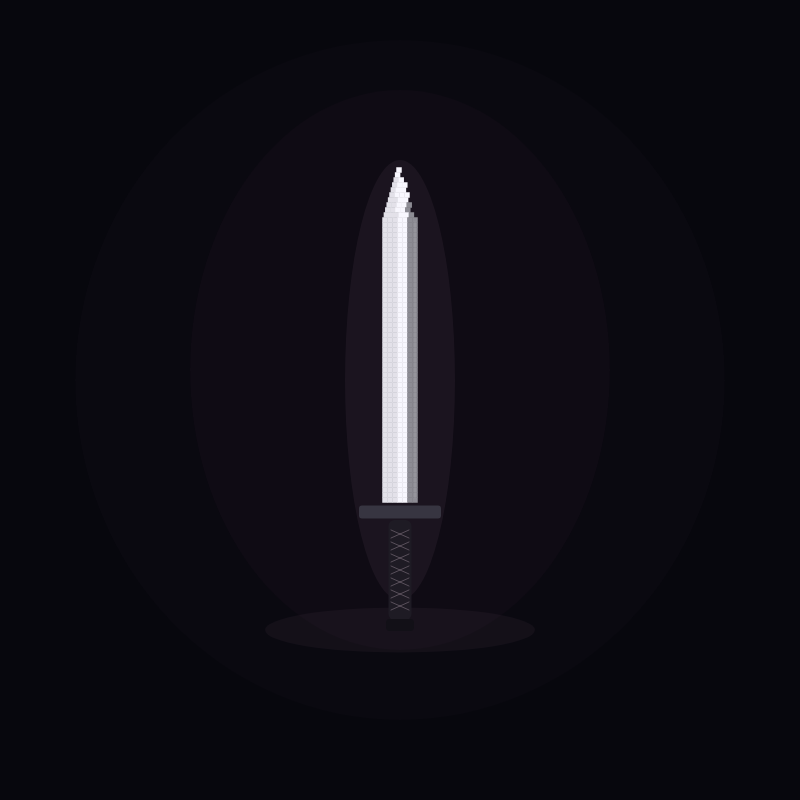
Frame 1 (no input)
Frame 60 (no input): identical to frame 1, image omitted
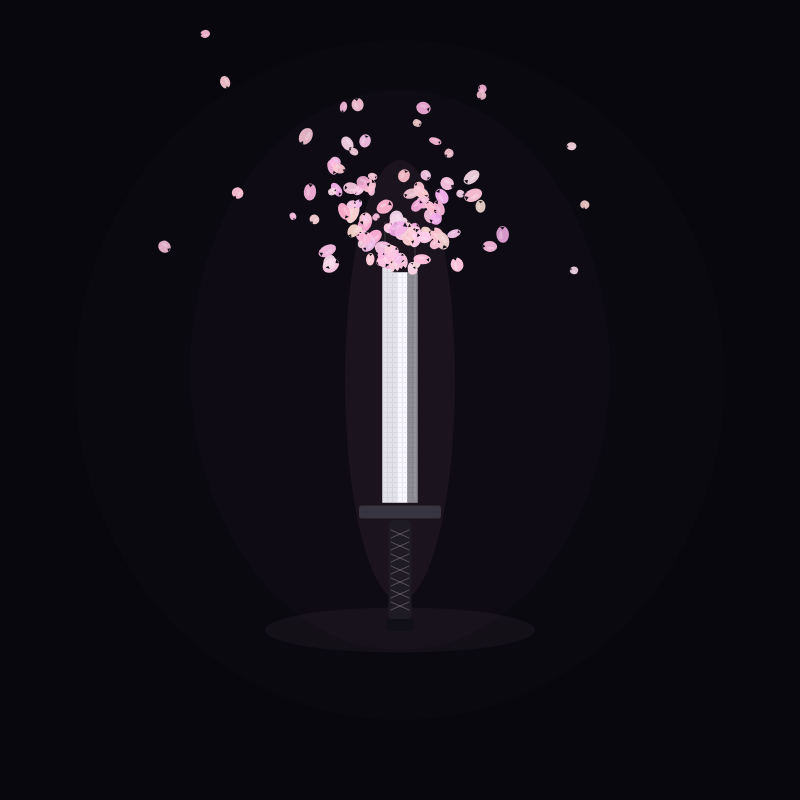
Frame 120 (the mouse pressed at the canvas centre since frame 60)

The p5.js sketch that drew these frames (run headless with seeded random() and noise() and a simulated clock; from frame 60 on, the mouse is pressed at the canvas centre):

// p5.js sketch
// ── sketch.js
let petals = [];
let bladePieces = [];

let scene = "hold";
let timer = 0;
let handleAlpha = 255;

const HOLD_TIME = 120;
const DISSOLVE_TIME = 170;
const FLOAT_TIME = 300;
const RESET_TIME = 80;

function setup() {
  createCanvas(800, 800);
  rectMode(CENTER);
  ellipseMode(CENTER);
  buildBlade();
}

function draw() {
  background(7, 7, 13);

  push();
  translate(width / 2, height / 2);

  drawAtmosphere();

  if (scene === "hold") {
    drawBladePieces();
    drawHandle(255);

    timer++;

    if (timer >= HOLD_TIME) {
      timer = 0;
      scene = "dissolve";
    }
  }

  else if (scene === "dissolve") {
    let progress = constrain(
      timer / DISSOLVE_TIME,
      0,
      1
    );

    dissolveBlade(progress);

    drawBladePieces();

    handleAlpha = map(
      progress,
      0.72,
      1,
      255,
      0,
      true
    );

    drawHandle(handleAlpha);

    timer++;

    if (timer >= DISSOLVE_TIME) {
      burstPetals(70);

      timer = 0;
      scene = "float";
    }
  }

  else if (scene === "float") {
    timer++;

    if (
      timer < 90 &&
      frameCount % 7 === 0
    ) {
      spawnResidualPetals(2);
    }

    if (timer >= FLOAT_TIME) {
      timer = 0;
      scene = "reset";
    }
  }

  else if (scene === "reset") {
    timer++;

    if (timer >= RESET_TIME) {
      restart();
    }
  }

  updatePetals();

  pop();
}

function buildBlade() {
  bladePieces = [];

  let step = 5;

  for (let y = -230; y <= 100; y += step) {
    let halfWidth;

    if (y < -180) {
      halfWidth = map(
        y,
        -230,
        -180,
        1,
        15
      );
    } else {
      halfWidth = 15;
    }

    for (
      let x = -halfWidth;
      x <= halfWidth;
      x += step
    ) {
      let edgeNoise =
        noise(
          x * 0.09 + 100,
          y * 0.025 + 200
        ) * 34;

      bladePieces.push({
        x: x,
        y: y,
        size: step + 0.5,
        dissolved: false,
        trigger:
          y + edgeNoise + random(-8, 8)
      });
    }
  }
}

function drawBladePieces() {
  noStroke();

  for (let piece of bladePieces) {
    if (piece.dissolved) {
      continue;
    }

    let brightness;

    if (piece.x < -3) {
      brightness = 225;
    }

    else if (piece.x > 7) {
      brightness = 135;
    }

    else {
      brightness = 248;
    }

    fill(
      brightness,
      brightness + 2,
      min(255, brightness + 8)
    );

    rect(
      piece.x,
      piece.y,
      piece.size,
      piece.size
    );
  }

  stroke(255, 38);
  strokeWeight(1);

  line(
    -15,
    -178,
    -15,
    98
  );

  line(
    15,
    -178,
    15,
    98
  );

  noStroke();
}

function dissolveBlade(progress) {
  let threshold = map(
    progress,
    0,
    1,
    -240,
    145
  );

  for (let piece of bladePieces) {
    if (
      !piece.dissolved &&
      piece.trigger < threshold
    ) {
      piece.dissolved = true;

      if (random() < 0.8) {
        petals.push(
          new Petal(
            piece.x,
            piece.y,
            false
          )
        );
      }

      if (random() < 0.22) {
        petals.push(
          new Petal(
            piece.x,
            piece.y,
            true
          )
        );
      }
    }
  }
}

function drawHandle(a) {
  if (a <= 0) {
    return;
  }

  noStroke();

  fill(
    255,
    190,
    220,
    a * 0.05
  );

  ellipse(
    0,
    -20,
    110,
    440
  );

  fill(
    55,
    53,
    65,
    a
  );

  rect(
    0,
    112,
    82,
    13,
    3
  );

  fill(
    30,
    27,
    36,
    a
  );

  rect(
    0,
    170,
    23,
    100,
    6
  );

  stroke(
    210,
    190,
    205,
    a * 0.32
  );

  strokeWeight(1);

  for (
    let y = 130;
    y < 210;
    y += 12
  ) {
    line(
      -9,
      y,
      9,
      y + 8
    );

    line(
      9,
      y,
      -9,
      y + 8
    );
  }

  noStroke();

  fill(
    18,
    16,
    23,
    a
  );

  rect(
    0,
    225,
    28,
    12,
    4
  );
}

function drawAtmosphere() {
  noStroke();

  fill(
    255,
    120,
    180,
    5
  );

  ellipse(
    0,
    -30,
    420,
    560
  );

  fill(
    255,
    165,
    210,
    3
  );

  ellipse(
    0,
    -20,
    650,
    680
  );

  fill(
    255,
    180,
    215,
    10
  );

  ellipse(
    0,
    230,
    270,
    45
  );
}

function burstPetals(amount) {
  for (
    let i = 0;
    i < amount;
    i++
  ) {
    petals.push(
      new Petal(
        random(-18, 18),
        random(-220, 105),
        true
      )
    );
  }
}

function spawnResidualPetals(amount) {
  for (
    let i = 0;
    i < amount;
    i++
  ) {
    petals.push(
      new Petal(
        random(-20, 20),
        random(-210, 100),
        false
      )
    );
  }
}

function updatePetals() {
  for (
    let i = petals.length - 1;
    i >= 0;
    i--
  ) {
    petals[i].update();
    petals[i].display();

    if (petals[i].isDead()) {
      petals.splice(i, 1);
    }
  }
}

function restart() {
  petals = [];
  handleAlpha = 255;
  timer = 0;
  scene = "hold";
  buildBlade();
}

function mousePressed() {
  petals = [];
  handleAlpha = 255;
  timer = 0;
  scene = "dissolve";
  buildBlade();
}

class Petal {
  constructor(x, y, burst) {
    this.x = x;
    this.y = y;

    if (burst) {
      this.vx = random(
        -6.5,
        6.5
      );

      this.vy = random(
        -6,
        2
      );
    }

    else {
      let side =
        random() < 0.5
          ? -1
          : 1;

      this.vx =
        side *
        random(
          0.6,
          3.2
        );

      this.vy = random(
        -3.5,
        0.8
      );
    }

    this.size = random(
      6,
      14
    );

    this.angle = random(
      TWO_PI
    );

    this.spin = random(
      -0.09,
      0.09
    );

    this.r = random(
      242,
      255
    );

    this.g = random(
      170,
      218
    );

    this.b = random(
      202,
      238
    );

    this.alpha = 255;

    this.fadeSpeed = random(
      0.35,
      0.8
    );

    this.noiseOffset = random(
      1000
    );

    this.flutter = random(
      TWO_PI
    );

    this.flutterSpeed = random(
      0.025,
      0.07
    );

    this.stretch = random(
      1.35,
      1.9
    );
  }

  update() {
    let wind = map(
      noise(
        this.noiseOffset
      ),
      0,
      1,
      -0.07,
      0.07
    );

    this.vx += wind;

    this.vx +=
      sin(
        this.flutter
      ) * 0.015;

    this.vy += 0.022;

    this.vx *= 0.994;
    this.vy *= 0.994;

    this.x += this.vx;
    this.y += this.vy;

    this.angle +=
      this.spin +
      sin(
        this.flutter
      ) *
      0.008;

    this.flutter +=
      this.flutterSpeed;

    this.noiseOffset += 0.01;

    if (scene === "reset") {
      this.alpha -=
        this.fadeSpeed * 4;
    }

    else {
      this.alpha -=
        this.fadeSpeed;
    }
  }

  display() {
    push();

    translate(
      this.x,
      this.y
    );

    rotate(
      this.angle
    );

    scale(
      1,
      0.82 +
        sin(
          this.flutter
        ) *
        0.18
    );

    noStroke();

    fill(
      this.r,
      this.g,
      this.b,
      this.alpha
    );

    ellipse(
      0,
      0,
      this.size,
      this.size *
        this.stretch
    );

    fill(
      7,
      7,
      13,
      this.alpha
    );

    triangle(
      -this.size * 0.19,
      -this.size * 0.72,

      this.size * 0.19,
      -this.size * 0.72,

      0,
      -this.size * 0.43
    );

    fill(
      255,
      245,
      250,
      this.alpha * 0.3
    );

    ellipse(
      -this.size * 0.14,
      this.size * 0.08,
      this.size * 0.25,
      this.size * 0.75
    );

    pop();
  }

  isDead() {
    return (
      this.alpha <= 0 ||
      this.y > 520 ||
      this.x < -520 ||
      this.x > 520
    );
  }
}
